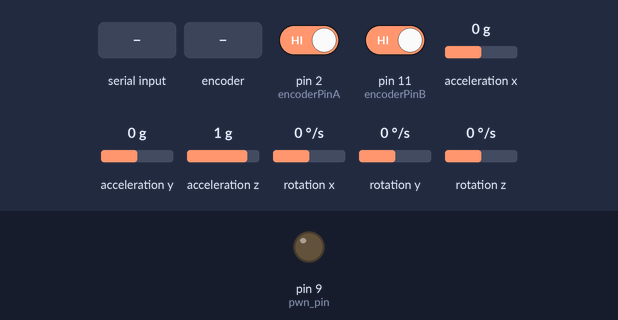
The sketch below on a simulated Arduino Uno, built with avr-gcc and run on an emulated ATmega328P. On the bench: output pins drawn as LEDs (lit = HIGH). Wiring (inferred from the names in the program): MPU-6050 motion sensor at I2C address 0x68. The test bench sets the inputs (shaded band); at power-on: acceleration z 1 g, pin 2 (encoderPinA) HIGH, pin 11 (encoderPinB) HIGH, acceleration x 0 g, acceleration y 0 g, rotation x 0 °/s, rotation y 0 °/s, rotation z 0 °/s. What the sketch prints to the serial monitor is not drawn.

Above: at 1.2 s.
1.3 s: "1,90,45\n" received over Serial
3.0 s: rotary encoder on pin 2 (encoderPinA) / pin 11 (encoderPinB) turned 3 steps (first pin leading)
At 3.35 s:
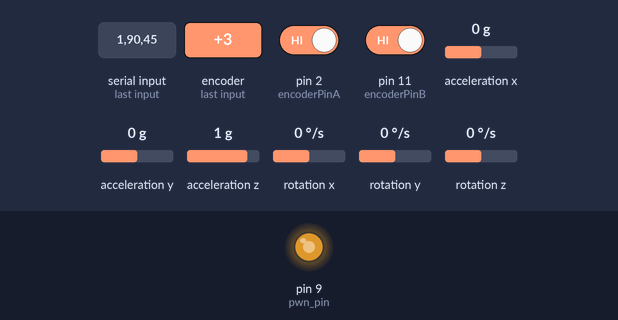
At 4.4 s:
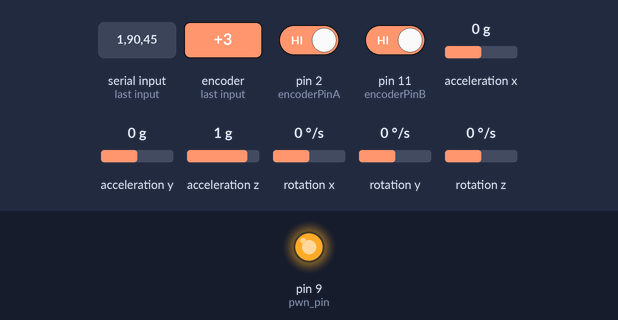
5.1 s: acceleration z set to -1.4 g
6.6 s: rotary encoder on pin 2 (encoderPinA) / pin 11 (encoderPinB) turned 2 steps (second pin leading)
At 8.1 s:
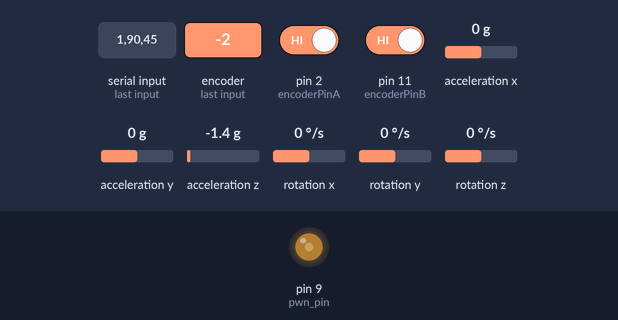
8.5 s: rotary encoder on pin 2 (encoderPinA) / pin 11 (encoderPinB) turned 2 steps (second pin leading)
At 8.68 s:
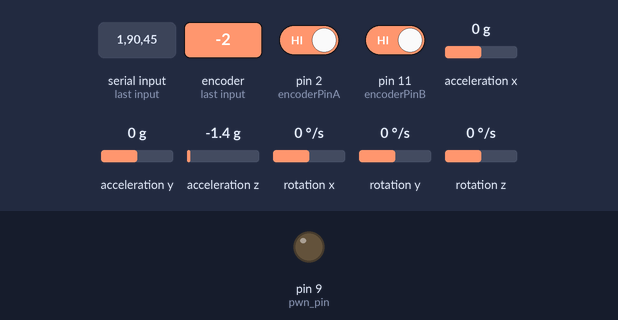
10.4 s: "90,45\n" received over Serial
Timing chart, 0 to 22.8 s (numbered marks = the images above; inputs shaded):
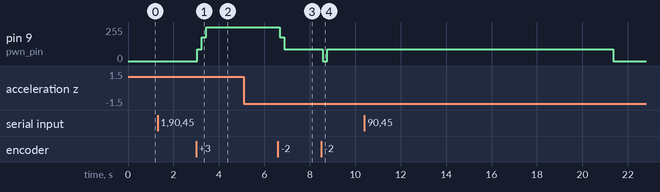

The sketch:

flex_beam_starter_code.ino
```cpp
#include <Wire.h>
#include <math.h>
// Todo:
// - add command motor
// - add encoder
// - change communication scheme
#define encoderPinA 2
#define encoderPinB 11

int pwn_pin = 9;
int in1 = 6;
int in2 = 4;

//  encoder
volatile bool _EncoderBSet;
volatile long encoder_count = 0;


const int MPU_addr=0x68;
double AcX,AcY,AcZ,Tmp,GyX,GyY,GyZ; //These will be the raw data from the MPU6050.

const byte mask = B11111000;
int prescale = 1;

int state;

int n;
int nISR;
int amp;
int width;
int n_start = 10;
int v;
int stop_n = 5000;
unsigned long t0;
unsigned long t;
unsigned long t1;
int dt_micro;
int mydelay;
unsigned long prevt;
float dt_ms;
float dt_sec;
float t_ms;
float t_ms_prev;
float t_sec;

int inByte;
int ISR_Happened;

int u;
float kp;
float kd;
int e;
int e_prev;
float e_dot;
int v_out;
float freq;
float twopi=6.28318531;

void setup()
{
  Wire.begin();
  #if ARDUINO >= 157
  Wire.setClock(400000UL); // Set I2C frequency to 400kHz
  #else
    TWBR = ((F_CPU / 400000UL) - 16) / 2; // Set I2C frequency to 400kHz
  #endif

  Serial.begin(115200);

  Serial.print("flex beam 1: swept sine");
  Serial.print("\n");


  // encoder
  pinMode(encoderPinA, INPUT);
  pinMode(encoderPinB, INPUT);
  // turn on pullup resistors
  digitalWrite(encoderPinA, HIGH);
  digitalWrite(encoderPinB, HIGH);

  // encoder pin on interrupt 0 (pin 2)
  attachInterrupt(0, doEncoder, RISING);

  Wire.beginTransmission(MPU_addr);
  Wire.write(0x6B);  // PWR_MGMT_1 register
  Wire.write(0);     // set to zero (wakes up the MPU-6050)
  Wire.endTransmission(true);

  //set sensitivity @ address 1C
  Wire.beginTransmission(MPU_addr);
  Wire.write(0x1C);
  //Wire.write(B00010000);   //here is the byte for sensitivity (8g here) check datasheet for the one u want
  Wire.write(B00011000);//16g (verified)
  Wire.endTransmission(true);

  Wire.beginTransmission(MPU_addr);
  Wire.write(0x3B);  // starting with register 0x3B (ACCEL_XOUT_H)
  Wire.endTransmission(false);
  Wire.requestFrom(MPU_addr,14,true);  // request a total of 14 registers
  AcX=Wire.read()<<8|Wire.read();  // 0x3B (ACCEL_XOUT_H) & 0x3C (ACCEL_XOUT_L)
  AcY=Wire.read()<<8|Wire.read();  // 0x3D (ACCEL_YOUT_H) & 0x3E (ACCEL_YOUT_L)
  AcZ=Wire.read()<<8|Wire.read();  // 0x3F (ACCEL_ZOUT_H) & 0x40 (ACCEL_ZOUT_L)
  Tmp=Wire.read()<<8|Wire.read();  // 0x41 (TEMP_OUT_H) & 0x42 (TEMP_OUT_L)
  GyX=Wire.read()<<8|Wire.read();  // 0x43 (GYRO_XOUT_H) & 0x44 (GYRO_XOUT_L)
  GyY=Wire.read()<<8|Wire.read();  // 0x45 (GYRO_YOUT_H) & 0x46 (GYRO_YOUT_L)
  GyZ=Wire.read()<<8|Wire.read();  // 0x47 (GYRO_ZOUT_H) & 0x48 (GYRO_ZOUT_L)

  //=======================================================
  // set up the Timer2 interrupt
  //=======================================================
  cli();// disable global interrupts temporarily
  //set timer2 interrupt at 8kHz
  TCCR2A = 0;// set entire TCCR2A register to 0
  TCCR2B = 0;// same for TCCR2B
  TCNT2  = 0;//initialize counter value to 0
  // set compare match register for 8khz increments
  OCR2A = 61;// = (16*10^6) / (8000*8) - 1 (must be <256)
  // turn on CTC mode
  TCCR2A |= (1 << WGM21);
  TCCR2B = (TCCR2B & 0b11111000) | 0x07;// set prescaler to 1024
  // taken from here: https://playground.arduino.cc/Main/TimerPWMCheatsheet
  //        scroll down to "Pins 11 and 3: controlled by timer 2"
  //TCCR2B = (TCCR2B & 0b11111000) | 0x06;
  // enable timer compare interrupt
  TIMSK2 |= (1 << OCIE2A);
  sei();// re-enable global interrupts
  //=======================================================
  state = 0;
}


void command_motor(int speed){
  if (speed > 0){
    digitalWrite(in1, LOW);
    digitalWrite(in2, HIGH);
    analogWrite(pwn_pin, speed);
  }
  else if (speed < 0){
    digitalWrite(in1, HIGH);
    digitalWrite(in2, LOW);
    analogWrite(pwn_pin, abs(speed));
  }
  else {
    digitalWrite(in1, LOW);
    digitalWrite(in2, LOW);
    analogWrite(pwn_pin, 0);
  }
}


void mynewline(){
  Serial.print('\n');
}

int get_int(){
  int out_int;
  out_int = 0;
  while (out_int == 0){
    while (Serial.available() == 0){
      delay(10);
    }
    out_int = Serial.parseInt();
  }
  return(out_int);
}

float get_float(){
  float out_float;

  out_float = 0;
  while (out_float == 0){
    while (Serial.available() == 0){
      delay(10);
    }
    out_float = Serial.parseFloat();
  }
  return(out_float);

}

int mysat(int vin){
  int mymax = 255;
  int mymin = -255;
  int vout;

  if ( vin > mymax ){
    vout = mymax;
  }
  else if ( vin < mymin ){
    vout = mymin;
  }
  else{
    vout = vin;
  }

  return(vout);
}

void menu(){
  Serial.print("swept sine testing");
  mynewline();
  Serial.print("input amplitude, kp, and kd");
  mynewline();
  Serial.print("desired amplitude:");
  mynewline();

  state = 0;// If something goes wrong, set code to return to menu

  while (Serial.available() == 0){
      delay(10);
  }

  amp = get_int();

  Serial.print("you entered an amplitude of ");
  Serial.print(amp);
  mynewline();

  Serial.print("enter kp:");
  mynewline();

  while (Serial.available() == 0){
      delay(10);
  }

  kp = get_float();
  Serial.print("you entered a kp of ");
  Serial.print(kp);
  mynewline();

  Serial.print("enter kd:");
  mynewline();

  while (Serial.available() == 0){
      delay(10);
  }

  kd = get_float();
  Serial.print("you entered a kd of ");
  Serial.print(kd);

  mynewline();
  delay(200);

  nISR = 0;
  encoder_count = 0;
  ISR_Happened = 0;
  state = 1;
}


void loop()
{
  if ( state == 0){
    menu();
  }

  else if (state == 1){
   if ( ISR_Happened == 1){
    ISR_Happened = 0;
    if (nISR < (stop_n)){
      if (nISR == 0){
	t0 = micros();
      }
      prevt = t;//moved from in between the two lines below 03/29/17 11:50AM
      //digitalWrite(timer1_pin, HIGH);
      //digitalWrite(other_pin, HIGH);
      t = micros()-t0;
      nISR++;
      dt_ms = (t-prevt)/1000.0;
      dt_sec = dt_ms/1000.0;
      t_ms = t/1000.0;
      t_sec = t_ms/1000.0;

      //---------------------------
      // Read Accel
      //---------------------------
      Wire.beginTransmission(MPU_addr);
      Wire.write(0x3B);  // starting with register 0x3B (ACCEL_XOUT_H)
      Wire.endTransmission(false);
      Wire.requestFrom(MPU_addr,14,true);  // request a total of 14 registers
      AcX=Wire.read()<<8|Wire.read();  // 0x3B (ACCEL_XOUT_H) & 0x3C (ACCEL_XOUT_L)
      AcY=Wire.read()<<8|Wire.read();  // 0x3D (ACCEL_YOUT_H) & 0x3E (ACCEL_YOUT_L)
      AcZ=Wire.read()<<8|Wire.read();  // 0x3F (ACCEL_ZOUT_H) & 0x40 (ACCEL_ZOUT_L)
      Tmp=Wire.read()<<8|Wire.read();  // 0x41 (TEMP_OUT_H) & 0x42 (TEMP_OUT_L)
      GyX=Wire.read()<<8|Wire.read();  // 0x43 (GYRO_XOUT_H) & 0x44 (GYRO_XOUT_L)
      GyY=Wire.read()<<8|Wire.read();  // 0x45 (GYRO_YOUT_H) & 0x46 (GYRO_YOUT_L)
      GyZ=Wire.read()<<8|Wire.read();  // 0x47 (GYRO_ZOUT_H) & 0x48 (GYRO_ZOUT_L)

      // step response
      if (nISR < n_start){
	u = 0;
      }
      else{
	//swept sine
	float m = 0.2;
	freq = m*t_sec;
	u = amp*sin(twopi*freq*t_sec);
      }
      e = u-encoder_count;
      e_dot = (e-e_prev)/(t_ms-t_ms_prev);
      v = kp*e + kd*e_dot;
      v_out = mysat(v);
      command_motor(v_out);

      Serial.print(nISR);
      Serial.print(",");
      Serial.print(t_ms);
      Serial.print(",");
      Serial.print(u);
      Serial.print(",");
      Serial.print(v);
      Serial.print(",");
      Serial.print(v_out);
      Serial.print(",");
      Serial.print(encoder_count);
      //Serial.print(",");
      //Serial.print(AcX);
      //Serial.print(",");
      //Serial.print(AcY);
      Serial.print(",");
      Serial.print(AcZ);
      mynewline();
      //t1 = micros();
      //dt_micro = t1-t;
      //mydelay = 3900-dt_micro;
      //digitalWrite(other_pin, LOW);
      //delayMicroseconds(mydelay);

      // save values for next time step
      e_prev = e;
      t_ms_prev = t_ms;
    }

    else {
      Serial.println("#end");
      Serial.println("#====================");
      Serial.println("");
      command_motor(0);
      state = 0;
    }
   }
  }
}


// Interrupt service routines for the right motor's quadrature encoder
void doEncoder()
{
  // Test transition; since the interrupt will only fire on 'rising' we don't need to read pin A
  //n++;

  _EncoderBSet = digitalRead(encoderPinB);   // read the input pin

  // and adjust counter + if A leads B
  if (_EncoderBSet){
    encoder_count ++;
  }
  else {
    encoder_count --;
  }
}


ISR(TIMER2_COMPA_vect)
{
  ISR_Happened = 1;
  /* if (ISRstate == 1){ */
  /*   ISRstate = 0; */
  /*   digitalWrite(sw_pin, LOW); */
  /* } */
  /* else{ */
  /*   ISRstate = 1; */
  /*   digitalWrite(sw_pin, HIGH); */
  /* } */
}
```

Measured:
- after the input at 3.0 s, pin 9 (pwn_pin): 0/255 → 90/255 after 0.06 s, → 180/255 0.20 s later, → 255/255 0.19 s later
- after the input at 6.6 s, pin 9 (pwn_pin): 255/255 → 180/255 after 0.08 s, → 90/255 0.20 s later
- after the input at 8.5 s, pin 9 (pwn_pin): 90/255 → 0/255 after 0.08 s, → 90/255 0.20 s later
